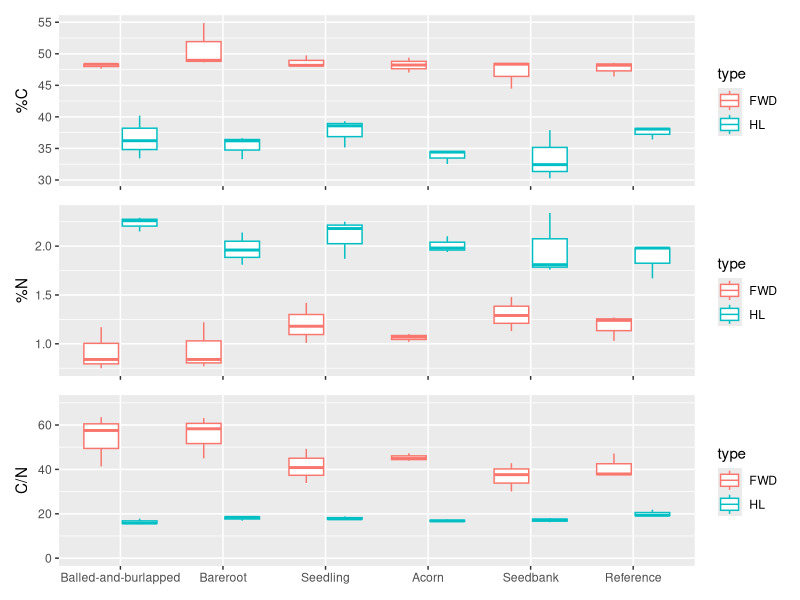
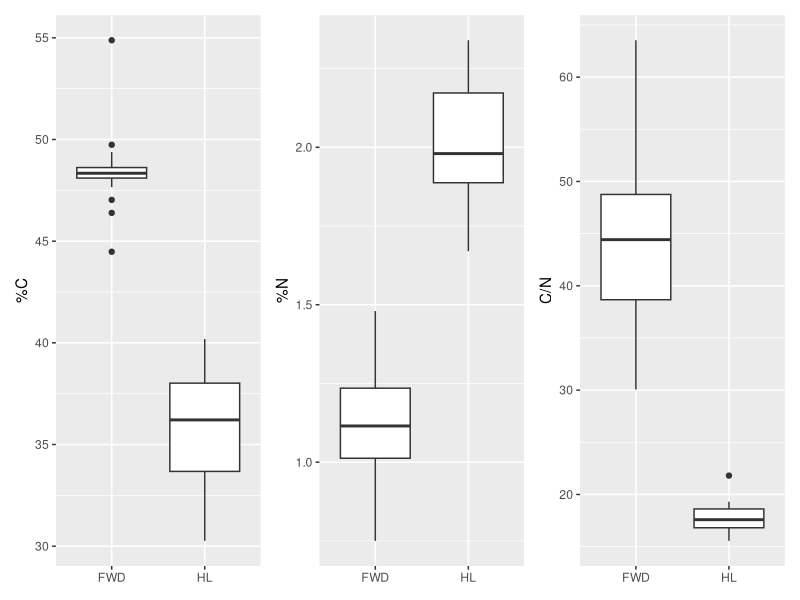
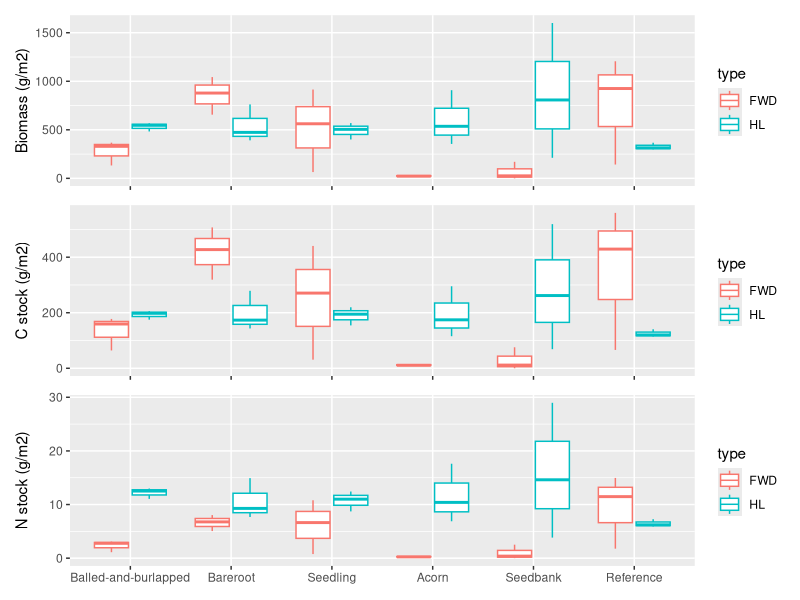
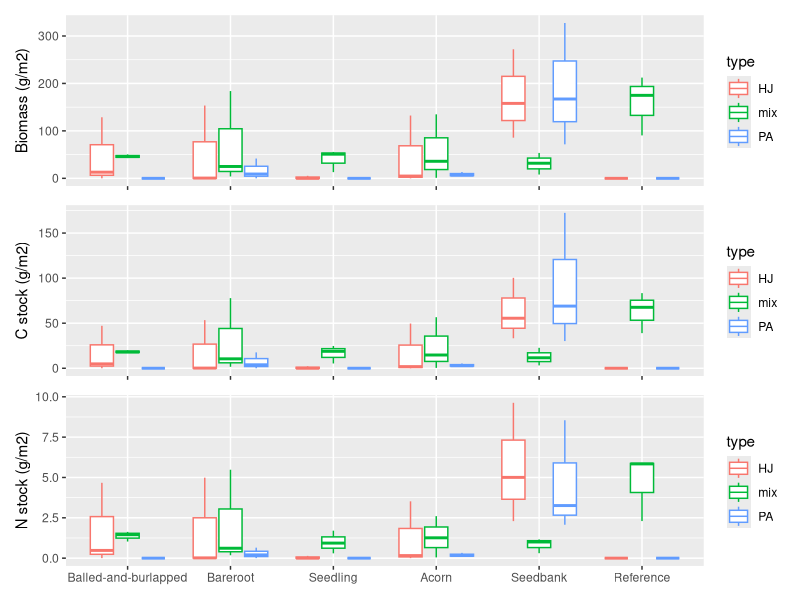

Recreate these plots in R, in order. (Note: this script raises an error after producing the figures.)
setwd('C:/Users/Chels/OneDrive - University of Illinois - Urbana/Ch1/VegetationData')

library(readxl)
library(tidyr)
library(dplyr)
library(ggplot2)
library(patchwork)
library(stats)
library(tidyverse)
library(ggthemes)
library(multcompView)

################################################################################
## clean and analyze C & N concentration data

# read in data
cn.data = read_excel("Vegetation_CHN_Results_060523.xlsx")
colnames(cn.data) = c("Well","ID","N","C")

# separate Id column
cn.data = cn.data %>% separate(ID, c("plot", "type"), remove=T)
cn.data = cn.data %>% separate(plot, into = c('trt', 'num'), sep = 1, remove=T)

# calculate CN ratio
cn.data$CN = as.numeric(cn.data$C)/as.numeric(cn.data$N)

# add column for full treatment name
trts = c("A","B","C","D","E","R")
trt.names = c("Balled-and-burlapped","Bareroot","Seedling","Acorn","Seedbank","Reference")
cn.data$trt.full = rep(0, nrow(cn.data))
for (i in 1:6) { cn.data$trt.full[which(cn.data$trt == trts[i])] = trt.names[i] }

# separate litter and biomass data
lit.cn.data = cn.data[which(cn.data$type %in% c("FWD","HL")),]
fwd.cn.data = cn.data[which(cn.data$type %in% c("FWD")),]
hl.cn.data = cn.data[which(cn.data$type %in% c("HL")),]
bm.cn.data = cn.data[which(cn.data$type %in% c("HJ","PA","mix")),]

### all plots 

# plot litter data by treatment
p1 = ggplot(lit.cn.data, aes(x=factor(trt.full,levels=trt.names), y=C, color=type)) + 
            geom_boxplot() + 
            labs(y="%C") +
            theme(axis.text.x=element_blank(), axis.title.x=element_blank())
p2 = ggplot(lit.cn.data, aes(x=factor(trt.full,levels=trt.names), y=N, color=type)) + 
            geom_boxplot() + 
            labs(y="%N") + 
            theme(axis.text.x=element_blank(), axis.title.x=element_blank())
p3 = ggplot(lit.cn.data, aes(x=factor(trt.full,levels=trt.names), y=CN, color=type)) + 
            geom_boxplot() + 
            labs(y="C/N") +
            theme(axis.title.x=element_blank()) +  
            ylim(0,70)
p1/p2/p3

# plot litter data by type
p1 = ggplot(lit.cn.data, aes(x=type, y=C)) + 
            geom_boxplot() + 
            labs(y="%C") +
            theme(axis.title.x=element_blank())
p2 = ggplot(lit.cn.data, aes(x=type, y=N)) + 
            geom_boxplot() + 
            labs(y="%N") +
            theme(axis.title.x=element_blank())
p3 = ggplot(lit.cn.data, aes(x=type, y=CN)) + 
            geom_boxplot() + 
            labs(y="C/N") +
            theme(axis.title.x=element_blank())
p1+p2+p3

################################################################################
## estimate carbon stocks 

# read in biomass data 
bm.all = read_excel('HerbaceousBiomass_Sep2022.xlsx', sheet="ActualBiomass")
colnames(bm.all) = c("plot","quad","spp","dry.mass.w.container","container.mass","dry.mass","diameter")
bm.all = bm.all[,-which(colnames(bm.all) %in% c("dry.mass.w.container","container.mass","diameter"))]

# split plot column
bm.all = bm.all %>% separate(plot, into = c('trt', 'num'), sep = 1)

# add column for full treatment name
bm.all$trt.full = rep(0, nrow(bm.all))
for (i in 1:6) { bm.all$trt.full[which(bm.all$trt == trts[i])] = trt.names[i] }

# separate biomass & litter data
bm.data = bm.all[!(bm.all$spp == "Herbaceous litter" | bm.all$spp == "Fine woody debris"),]
hl.data = bm.all[bm.all$spp == "Herbaceous litter",]
fwd.data = bm.all[bm.all$spp == "Fine woody debris",]

# sum hl & fwd data over quadrats
hl.data$num = as.factor(hl.data$num)
hl.sum = hl.data %>% 
         group_by(trt, trt.full, num) %>% 
         summarise(sum.mass = sum(dry.mass))
fwd.sum = fwd.data %>% 
          group_by(trt, trt.full, num) %>% 
          summarise(sum.mass = sum(dry.mass))
fwd.sum = rbind(fwd.sum, data.frame(trt="E", trt.full="Seedbank", num="1", sum.mass=0))

# sum biomass data over quadrats by type
bm.cn.data$sum.mass = rep(0, nrow(bm.cn.data))
for (i in 1:6) {
  for (j in 1:3) {
    # find row for specific treatment and plot in bm.data
    t = trts[i]
    bm.trt.plot = bm.data[which(bm.data$trt == t & bm.data$num ==j),]
    
    # find rows for specific treatment and plot in 
    bm.pa.id = which((bm.cn.data$trt == t & bm.cn.data$num == j) & bm.cn.data$type == "PA")
    bm.hj.id = which((bm.cn.data$trt == t & bm.cn.data$num == j) & bm.cn.data$type == "HJ")
    bm.mix.id = which((bm.cn.data$trt == t & bm.cn.data$num == j) & bm.cn.data$type == "mix")
    
    # get masses of phalaris and humulus
    bm.cn.data[bm.pa.id,"sum.mass"] = sum(bm.trt.plot[which(bm.trt.plot$spp == "Phalaris arundinacea"),"dry.mass"])
    bm.cn.data[bm.hj.id,"sum.mass"] = sum(bm.trt.plot[which(bm.trt.plot$spp == "Humulus japonicus"),"dry.mass"])
    
    # sum mass of all species except phalaris and humulus
    bm.pa.hj.id = which(bm.trt.plot$spp %in% c("Phalaris arundinacea","Humulus japonicus"))
    if (length(bm.pa.hj.id) > 0) {
      bm.cn.data[bm.mix.id,"sum.mass"] = sum(bm.trt.plot[-bm.pa.hj.id,"dry.mass"])
    } else {
      bm.cn.data[bm.mix.id,"sum.mass"] = sum(bm.trt.plot[,"dry.mass"])
    }
  }
}

# divide sums by quadrat area
hl.sum$mass.g.m2 = hl.sum$sum.mass/5/(30^2)*(100^2)
fwd.sum$mass.g.m2 = fwd.sum$sum.mass/5/(30^2)*(100^2)
bm.cn.data$mass.g.m2 = bm.cn.data$sum.mass/5/(30^2)*(100^2)

# estimate C and N stocks for fwd
fwd.sum$C.g.m2 = rep(0, nrow(fwd.sum))
fwd.sum$N.g.m2 = rep(0, nrow(fwd.sum))
for (i in 1:nrow(fwd.sum)) {
  t = fwd.sum$trt[i]
  p = fwd.sum$num[i]
  percent.C = as.numeric(fwd.cn.data[which(fwd.cn.data$trt == t & fwd.cn.data$num == j), "C"])
  percent.N = as.numeric(fwd.cn.data[which(fwd.cn.data$trt == t & fwd.cn.data$num == j), "N"])
  fwd.sum$C.g.m2[i] = fwd.sum$mass.g.m2[i] * percent.C/100
  fwd.sum$N.g.m2[i] = fwd.sum$mass.g.m2[i] * percent.N/100
}

# estimate C and N stocks for hl
hl.sum$C.g.m2 = rep(0, nrow(hl.sum))
hl.sum$N.g.m2 = rep(0, nrow(hl.sum))
for (i in 1:nrow(hl.sum)) {
  t = hl.sum$trt[i]
  p = hl.sum$num[i]
  percent.C = as.numeric(hl.cn.data[which(hl.cn.data$trt == t & hl.cn.data$num == j), "C"])
  percent.N = as.numeric(hl.cn.data[which(hl.cn.data$trt == t & hl.cn.data$num == j), "N"])
  hl.sum$C.g.m2[i] = hl.sum$mass.g.m2[i] * percent.C/100
  hl.sum$N.g.m2[i] = hl.sum$mass.g.m2[i] * percent.N/100
}

hl.sum$type = "HL"
fwd.sum$type = "FWD"
lit.sum = rbind(hl.sum, fwd.sum)

# estimate C and N stocks for mixed biomass
bm.cn.data$C.g.m2 = bm.cn.data$mass.g.m2 * bm.cn.data$C / 100
bm.cn.data$N.g.m2 = bm.cn.data$mass.g.m2 * bm.cn.data$N / 100

# fill in zeros for biomass data
bm.cn.fill = data.frame(matrix(nrow=0, ncol=ncol(bm.cn.data)))
colnames(bm.cn.fill) = colnames(bm.cn.data)
types = c("mix","HJ","PA")
for (type in types) {
  for (i in 1:6) {
    trt = trts[i]
    for (j in 1:3) {
      trt.plot.id = which(bm.cn.data$type == type & (bm.cn.data$trt == trt & bm.cn.data$num == j))
      if (length(trt.plot.id) > 0) {
        bm.cn.fill = rbind(bm.cn.fill, bm.cn.data[trt.plot.id,])
      } else {
        bm.cn.new = data.frame(matrix(nrow=1, ncol=ncol(bm.cn.data)))
        colnames(bm.cn.new) = colnames(bm.cn.data)
        bm.cn.new[1, c("trt","num","type", "trt.full")] = c(trt, j, type, trt.names[i])
        bm.cn.new[1, c("sum.mass","mass.g.m2","C.g.m2","N.g.m2")] = rep(0, 4)
        bm.cn.fill = rbind(bm.cn.fill, bm.cn.new)
      }
    }
  }
}


# write all C and N stock data to csv files
all.lit.data = right_join(lit.cn.data, lit.sum, by=c("trt","trt.full","num","type"))
all.biomass.data = rbind(all.lit.data, bm.cn.fill)
all.biomass.data = all.biomass.data[,-which(colnames(all.biomass.data) == "Well")]
write.csv(all.biomass.data, "CN_Summary_2022.csv", row.names=F)

## C & N stock plots

# plot litter C and N stocks by treatment
p1 = ggplot(lit.sum, aes(x=factor(trt.full, levels=trt.names), y=mass.g.m2, color=type)) + 
  geom_boxplot() + 
  labs(y="Biomass (g/m2)") + 
  theme(axis.text.x=element_blank(), axis.title.x=element_blank())
p2 = ggplot(lit.sum, aes(x=factor(trt.full, levels=trt.names), y=C.g.m2, color=type)) + 
  geom_boxplot() + 
  labs(y="C stock (g/m2)") + 
  theme(axis.text.x=element_blank(), axis.title.x=element_blank())
p3 = ggplot(lit.sum, aes(x=factor(trt.full, levels=trt.names), y=N.g.m2, color=type)) + 
  geom_boxplot() + 
  labs(y="N stock (g/m2)") +
  theme(axis.title.x=element_blank())
p1/p2/p3

# plot biomass C and N stocks by trt and type
p1 = ggplot(bm.cn.fill, aes(x=factor(trt.full, levels=trt.names), y=mass.g.m2, color=type)) + 
  geom_boxplot() + 
  labs(y="Biomass (g/m2)") + 
  theme(axis.text.x=element_blank(), axis.title.x=element_blank())
p2 = ggplot(bm.cn.fill, aes(x=factor(trt.full, levels=trt.names), y=C.g.m2, color=type)) + 
  geom_boxplot() + 
  labs(y="C stock (g/m2)") +
  theme(axis.text.x=element_blank(), axis.title.x=element_blank())
p3 = ggplot(bm.cn.fill, aes(x=factor(trt.full, levels=trt.names), y=N.g.m2, color=type)) + 
  geom_boxplot() + 
  labs(y="N stock (g/m2)") +
  theme(axis.title.x=element_blank())
p1/p2/p3

# bar plots
bm.cn.stat = bm.cn.fill %>% 
             group_by(Trt, trt.full, Type) %>% 
             summarize(mean.mass = mean(mass.g.m2), mean.C = mean(C.g.m2), mean.N = mean(N.g.m2), 
                       sd.mass = sd(mass.g.m2), sd.C = sd(C.g.m2), sd.N = sd(N.g.m2), .groups="drop")
p1 = ggplot(bm.cn.stat, aes(x=factor(trt.full, levels=trt.names), y=mean.mass, fill=Type)) + 
            geom_bar(position = position_dodge(), stat="identity") + 
            theme(axis.text.x=element_blank(), axis.title.x=element_blank()) + labs(y="Biomass (g/m2)") +
            geom_errorbar(aes(ymin=mean.mass-sd.mass, ymax=mean.mass+sd.mass), width=0.3, position=position_dodge(0.9))
p2 = ggplot(bm.cn.stat, aes(x=factor(trt.full, levels=trt.names), y=mean.C, fill=Type)) + 
            geom_bar(position = position_dodge(), stat="identity") + 
            theme(axis.text.x=element_blank(), axis.title.x=element_blank()) + labs(y="C stock (g/m2)") +
            geom_errorbar(aes(ymin = mean.C-sd.C, ymax = mean.C+sd.C), width = 0.3, position=position_dodge(0.9))
p3 = ggplot(bm.cn.stat, aes(x=factor(trt.full, levels=trt.names), y=mean.N, fill=Type)) + 
            geom_bar(position=position_dodge(), stat="identity") + 
            theme(axis.title.x=element_blank()) + labs(y="N stock (g/m2)") +
            geom_errorbar(aes(ymin = mean.N-sd.N, ymax = mean.N+sd.N), width = 0.3, position=position_dodge(0.9))
p1/p2/p3

## estimate total C & N stocks in biomass
bm.cn.sum = bm.cn.data %>% group_by(Trt, trt.full, Num) %>% summarize(tot.mass = sum(mass.g.m2), 
                                                                      tot.C = sum(C.g.m2),
                                                                      tot.N = sum(N.g.m2), .groups="drop")
